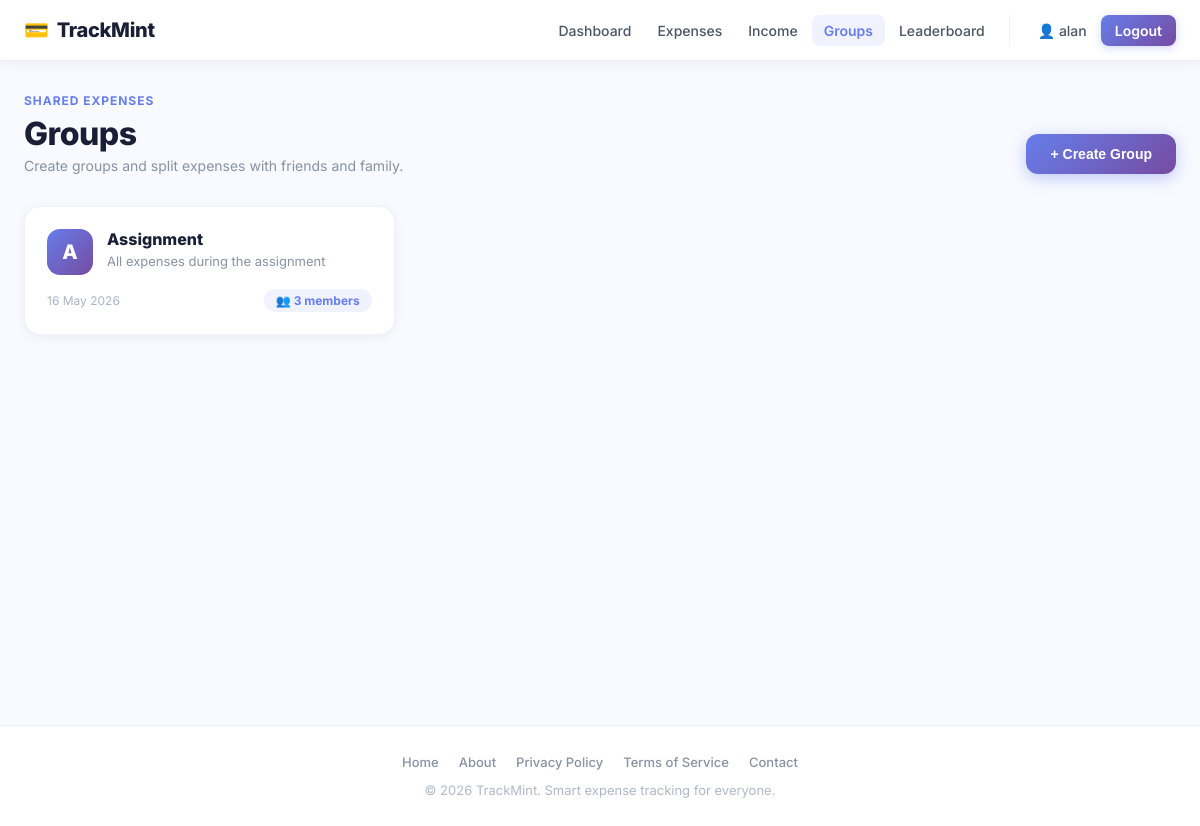
The page /groups/ (signed in) on the database as committed earlier.
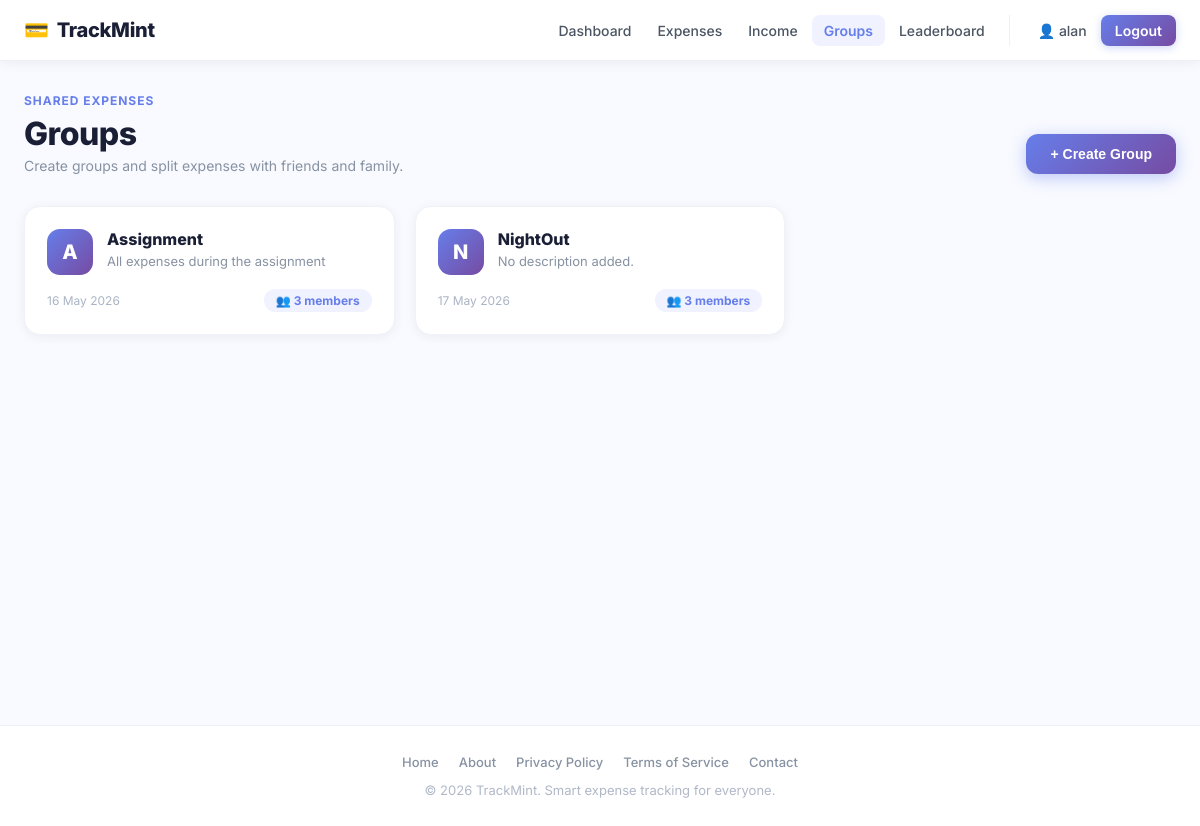
The same page on the database as committed later.
### app/models.py (models this page shows, shortened)
class Group(db.Model):
    __tablename__ = "groups"
    id = db.Column(db.Integer, primary_key=True)
    creator_id = db.Column(db.Integer, db.ForeignKey("users.id"), nullable=False)
    name = db.Column(db.String(100), nullable=False)
    description = db.Column(db.Text, nullable=True)
    created_at = db.Column(db.DateTime, default=datetime.utcnow, nullable=False)
    creator = db.relationship("User", backref="groups")
    members = db.relationship(
        "GroupMember",
        backref="group",
        cascade="all, delete-orphan",
        lazy=True
    )

### app/groups/routes.py (the view)
@groups_bp.route("/")
@login_required
def groups_home():
    created_groups = Group.query.filter_by(creator_id=current_user.id).all()
    member_groups = Group.query.join(GroupMember).filter(
        GroupMember.user_id == current_user.id,
        Group.creator_id != current_user.id
    ).all()
    groups = created_groups + member_groups
    return render_template("groups/index.html", page_title="Groups", groups=groups)

### app/__init__.py (called while the page is built)
def register_login_loader():
    @login_manager.user_loader
    def load_user(user_id):
        from app.models import User
        return db.session.get(User, int(user_id))

### app/templates/groups/index.html (shortened to what this page needs)
{% extends "base.html" %}
{% block content %}
<section class="groups-page">
  <div class="groups-header">
    <div class="groups-header-left">
      <p class="page-label">Shared Expenses</p>
      <h1>Groups</h1>
      <p>Create groups and split expenses with friends and family.</p>
    </div>
    <button class="create-group-btn" onclick="openCreateModal()">+ Create Group</button>
  </div>
  {% if groups %}
  <div class="groups-grid">
    {% for group in groups %}
    <div class="group-card" onclick="window.location='/groups/{{ group.id }}'">
      <div class="group-card-top">
        <div class="group-avatar">{{ group.name[0].upper() }}</div>
        <div style="flex:1;">
          <div class="group-name">{{ group.name }}</div>
          <div class="group-description">{{ group.description or 'No description added.' }}</div>
        </div>
      </div>
      <div class="group-card-meta">
        <span class="group-date">{{ group.created_at.strftime('%d %b %Y') }}</span>
        <span class="members-badge">👥 {{ group.members|length }} member{{ '' if group.members|length == 1 else 's' }}</span>
      </div>
    </div>
    {% endfor %}
  </div>
  {% endif %}
</section>
{% endblock %}

Rows that differ between the two databases and show on the page:
added Group: name "N", name "NightOut", description "No description added.", created_at "17 May 2026", members|length "3", members "s"
